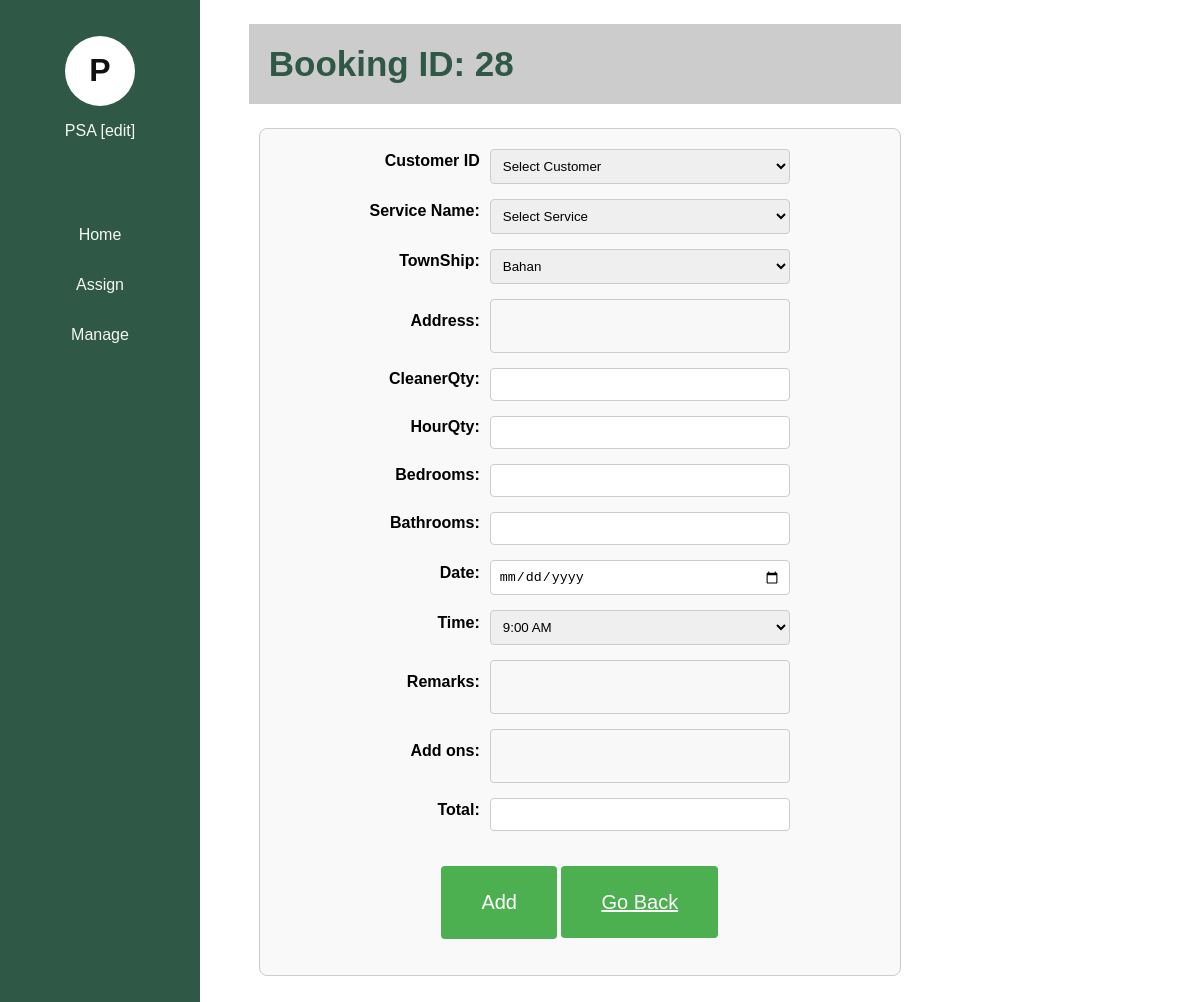
The app's page /AddBooking.php (signed in) with its own data.
### tables this page shows
CREATE TABLE `admintbl` (
  `AdminID` int(11) NOT NULL,
  `AdminUsername` varchar(30) DEFAULT NULL,
  `AdminPassword` varchar(20) DEFAULT NULL,
  `AdminEmail` varchar(30) DEFAULT NULL,
  `Position` varchar(30) DEFAULT NULL
);

CREATE TABLE `booking` (
  `BookingID` int(11) NOT NULL,
  `ServiceName` varchar(60) DEFAULT NULL,
  `Address` varchar(200) DEFAULT NULL,
  `Address_TownShip` varchar(30) DEFAULT NULL,
  `CleanerQty` int(11) DEFAULT NULL,
  `HoursQty` decimal(10,2) DEFAULT NULL,
  `Bedrooms` int(11) DEFAULT NULL,
  `Bathrooms` int(11) DEFAULT NULL,
  `BookingTime` time DEFAULT NULL,
  `BookingDate` date DEFAULT NULL,
  `PaymentStatus` varchar(20) DEFAULT NULL,
  `Remarks` varchar(200) DEFAULT NULL,
  `Addons` text DEFAULT NULL,
  `Total` decimal(10,2) NOT NULL,
  `CustomerID` int(11) DEFAULT NULL,
  `ServiceID` int(11) DEFAULT NULL,
  `BookingStatus` varchar(50) NOT NULL,
  `JobStatus` varchar(100) NOT NULL
);

### AddBooking.php (the view, shortened to what this page needs)
<?php
include("ConnectDB.php");
$lastBookingQuery = "SELECT BookingID FROM booking ORDER BY BookingID DESC LIMIT 1";
$lastBookingResult = $connection->query($lastBookingQuery);
if ($lastBookingResult->num_rows > 0) {
    $row = $lastBookingResult->fetch_assoc();
    $newBookingID = $row['BookingID'] + 1;
}
?>
<head>
    <link rel="stylesheet" type="text/css" href="Style.css">
</head>
<body>
<?php include('Anavbar.php'); ?>
<div class="content">
<h1 style="padding: 20px; background-color:#ccc; margin-left:-80px;">Booking ID: <?php echo $newBookingID; ?></h1>
<div class="BookingDetails">
<form method="POST">
<div class="tblrow">
    <label>Customer ID</label>
    <select name="CustomerID" id="customerID" required>
            <option value="">Select Customer</option>
        </select>
    </div>
    <div class="tblrow">
    <label>Service Name:</label>
    <select name="ServiceID" id="serviceID" required>
            <option value="">Select Service</option>
        </select>
</div>
    <div class="tblrow">
    <label>TownShip:</label>
    <select name="township" id="township" required> <a href=""></a>
            <option value="Bahan">Bahan</option>
        </select>
    </div>
    <div class="tblrow">
    <label>Address:</label>
    <textarea name="Address" required></textarea>
    </div>
    <div class="tblrow">
    <label>CleanerQty:</label>
    <input type="number" min="1" name="Cleaner" required><br>
    </div>
    <div class="tblrow">
    <label>HourQty:</label>
    <input type="number" min="1" name="Hour" required><br>
    </div>
    <div class="tblrow">
    <label>Bedrooms:</label>
    <input type="number" min="1" name="Bedroom" required><br>
    </div>
    <div class="tblrow">
    <label>Bathrooms:</label>
    <input type="number" min="1" name="Bathroom" required><br>
    </div>
    <div class="tblrow">
    <label>Date:</label>
    <input type="date" name="Date" required><br>
    </div>
    <div class="tblrow">
    <label>Time:</label>
    <select name="Time" id="township" required> <a href=""></a>
            <option value="09:00:00">9:00 AM</option>
        </select>
    </div>
    <div class="tblrow">
    <label>Remarks:</label>
    <textarea name="Remarks" required></textarea>
    </div>
    <div class="tblrow">
    <label>Add ons:</label>
    <textarea name="AddOns" required></textarea>
    </div>
    <div class="tblrow">
    <label>Total:</label>
    <input type="number" name="Total" step="0.01" min="1" required><br>
    </div>
    <center>
    <button type="submit">Add</button>
    <a href="MagBooking.php">Go Back</a>
    </center>
</form>
</div>
</div>
</body>
</html>

### Anavbar.php (shortened to what this page needs)
<div class="sidebar">
<center>
    <br>
    <br>
  <?php
           if(isset($_SESSION['AdminID']))
           {
               $AdminID = $_SESSION['AdminID'];
               include("ConnectDB.php");
               $sql = "SELECT * FROM admintbl WHERE AdminID='$AdminID'";
                   $result = mysqli_query($connection,$sql);
                   $record = mysqli_fetch_assoc($result);
               $Name = $record['AdminUsername'];
               $initial = strtoupper($Name[0]);
               echo "<div class='profile-initial'><a href='AdminProfile.php'>$initial </a></div>";
               echo "<a href='AdminProfile.php'>$Name [edit]</a>";
                }
         else {
           echo "<a href='AdminReg.php'>SignUp</a>";
           }
           ?>
           <br><br><br>
<a href="AHome.php" class="<?= basename($_SERVER['PHP_SELF']) == 'AHome.php' ? 'active' : '' ?>">Home</a>
<a href="Assign.php" class="<?= basename($_SERVER['PHP_SELF']) == 'Assign.php' ? 'active' : '' ?>">Assign</a>
<a href="Manage.php" class="<?= basename($_SERVER['PHP_SELF']) == 'Manage.php' ? 'active' : '' ?>">Manage</a>
         </div>

### Style.css (style rules this page uses)
body { font-family: Arial, sans-serif; margin: 0; padding: 0; display: flex; }
.sidebar { margin: 0; padding: 0; width: 200px; background-color: #2F5846; position: fixed; height: 100%; overflow: auto; }
.sidebar a { display: block; color:#F6F6F6; padding: 16px; text-decoration: none; }
div.content { margin-left: 200px; padding: 1px 16px; height: 1000px; }
h1 { color: #2F5846; padding-left: 5px; font-size: 35px; font-weight: bold; }
.profile-initial { background-color: #FFFFFF; border-radius: 50%; width: 70px; height: 70px; align-items: center; justify-content: center; font-size: 32px; font-weight: bolder; }
.profile-initial a { color: #111111; }
label { margin-bottom: 10px; display: block; }
a { color: #2196F3; }
textarea { width: 100%; height: 150px; padding: 12px 20px; box-sizing: border-box; border: 2px solid #ccc; border-radius: 4px; background-color: #f8f8f8; font-size: 16px; resize: none; }
.BookingDetails { width: 600px; margin: 0 auto; margin-left: -70px; padding: 20px; background-color: #f9f9f9; border: 1px solid #ccc; border-radius: 8px; }
.tblrow { display: flex; align-items: center; margin-bottom: 15px; margin-left: -100px; }
.tblrow label { width: 300px; font-weight: bold; text-align: right; padding-right: 10px; }
.tblrow input[type="text"], .tblrow input[type="date"], .tblrow input[type="number"], .tblrow textarea, .tblrow select { width: 300px; height: auto; padding: 8px; margin: 0; border: 1px solid #ccc; border-radius: 4px; }
.BookingDetails input[type="submit"], .BookingDetails button, .BookingDetails a { background-color: #4CAF50; font-size: 20px; color: white; padding: 25px 40px; border: none; border-radius: 4px; cursor: pointer; margin-top: 20px; }

### records on screen
admintbl: AdminUsername "P", AdminUsername "PSA"
booking: BookingID "28"
